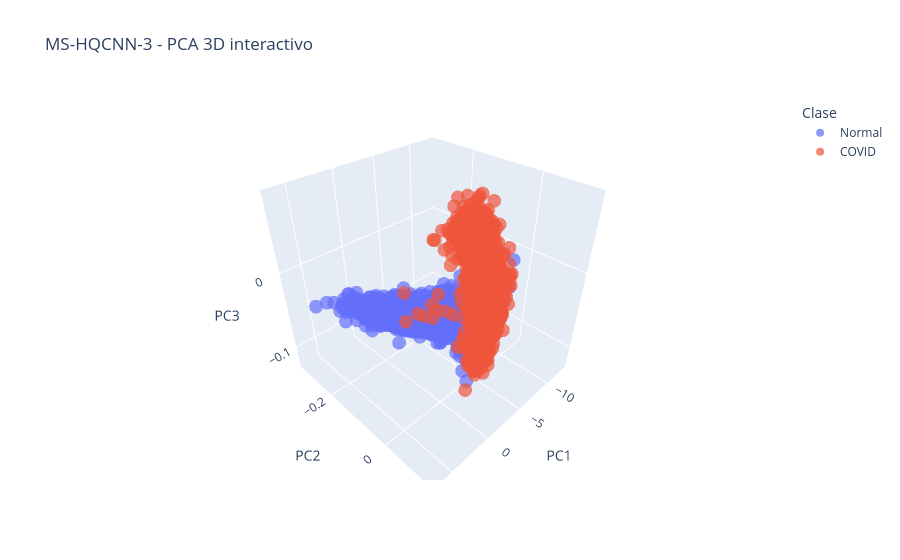

The cell this chart's notebook holds for it:
### Code cell
import plotly.express as px
import pandas as pd

df = pd.DataFrame({
    "PC1": Z_pca3[:,0],
    "PC2": Z_pca3[:,1],
    "PC3": Z_pca3[:,2],
    "Clase": np.where(y_all == 1, "COVID", "Normal")
})

fig = px.scatter_3d(
    df,
    x="PC1",
    y="PC2",
    z="PC3",
    color="Clase",
    opacity=0.7,
    title=f"{MODEL_NAME} - PCA 3D interactivo"
)

fig.show()

### Figure 1 — Plotly figure (JSON) as saved in the notebook; plotly's stock layout.template omitted (floating-point values rounded to 4 significant figures; data arrays with more than 128 entries replaced by an {"elided": "..."} marker saying what was removed)
{"data": [{"hovertemplate": "Clase=Normal<br>PC1=%{x}<br>PC2=%{y}<br>PC3=%{z}<extra></extra>", "legendgroup": "Normal", "marker": {"color": "#636efa", "opacity": 0.7, "symbol": "circle"}, "mode": "markers", "name": "Normal", "scene": "scene", "showlegend": true, "type": "scatter3d", "x": {"elided": "3271 float values"}, "y": {"elided": "3271 float values"}, "z": {"elided": "3271 float values"}}, {"hovertemplate": "Clase=COVID<br>PC1=%{x}<br>PC2=%{y}<br>PC3=%{z}<extra></extra>", "legendgroup": "COVID", "marker": {"color": "#EF553B", "opacity": 0.7, "symbol": "circle"}, "mode": "markers", "name": "COVID", "scene": "scene", "showlegend": true, "type": "scatter3d", "x": {"elided": "1281 float values"}, "y": {"elided": "1281 float values"}, "z": {"elided": "1281 float values"}}], "layout": {"legend": {"title": {"text": "Clase"}, "tracegroupgap": 0}, "scene": {"domain": {"x": [0, 1], "y": [0, 1]}, "xaxis": {"title": {"text": "PC1"}}, "yaxis": {"title": {"text": "PC2"}}, "zaxis": {"title": {"text": "PC3"}}}, "title": {"text": "MS-HQCNN-3 - PCA 3D interactivo"}}}
